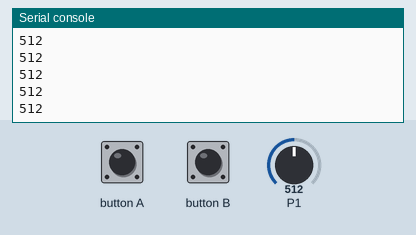
A program run on a simulated BBC micro:bit running MicroPython. Shown: the last lines printed to the serial console. The inputs (shaded band) are chosen by the test bench; at power-on: P1 = 512 (analog values on the 0–1023 scale).

Above: at 1.2 s.
1.3 s: P1 set to 716
At 1.8 s:
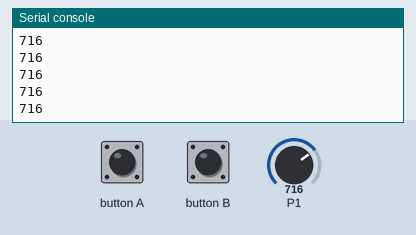
2.8 s: P1 set to 900
At 3.4 s:
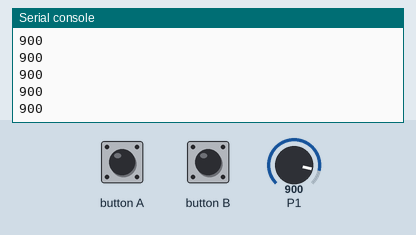
Timing chart, 0 to 4.5 s (numbered marks = the images above; inputs shaded):
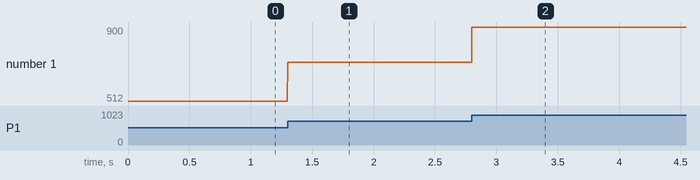

The program:

ethanol.py
```python
from microbit import *


class ETHANOL(object):
    """基本描述

    酒精传感器

    Args:
        RJ_pin (pin): 连接端口

    Returns:
        value: 酒精值
    """

    def __init__(self, pin):
        self.__pin = pin

    def get_ethanol(self):
        """基本描述

        获取酒精值

        """
        return self.__pin.read_analog()


if __name__ == '__main__':
    ethanol = ETHANOL(pin1)
    while True:
        print(ethanol.get_ethanol())
```

Measured:
- after the input at 1.3 s, the serial console: prints a new line at once (image 1)
- after the input at 2.8 s, the serial console: prints a new line at once (image 2)
- plotted number 1: 512 → 716 after the input at 1.3 s, 716 → 900 after the input at 2.8 s
